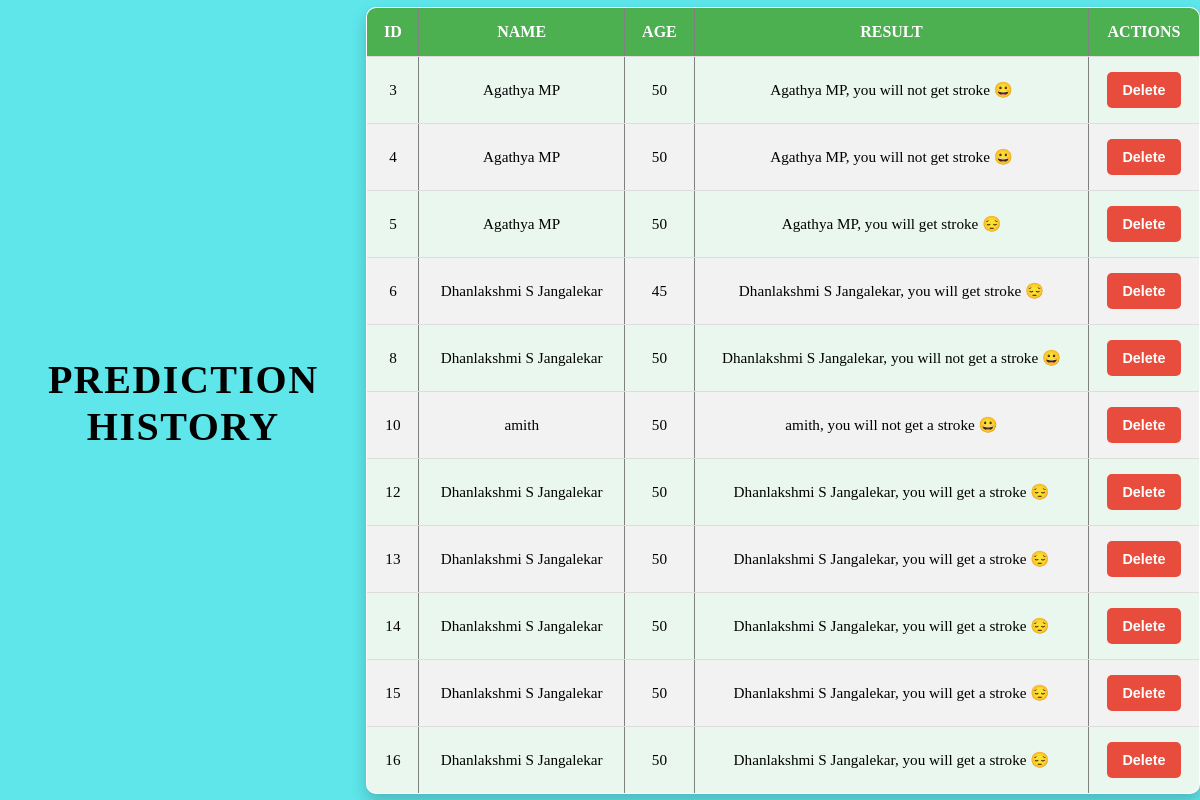
The app's page /history with its own data.
### tables this page shows
CREATE TABLE prediction_history (
        id INTEGER PRIMARY KEY AUTOINCREMENT,
        name TEXT,
        age INTEGER,
        maritalstatus TEXT,
        worktype TEXT,
        residence TEXT,
        gender TEXT,
        bmi REAL,
        gluclevel INTEGER,
        smoke TEXT,
        hypertension TEXT,
        heartdisease TEXT,
        prediction_result TEXT,
        timestamp DATETIME DEFAULT CURRENT_TIMESTAMP
    );

### app.py (the view)
@app.route('/history')
def history():
    conn = sqlite3.connect('history.db')
    cursor = conn.cursor()
    cursor.execute("SELECT * FROM prediction_history")
    records = cursor.fetchall()
    conn.close()
    return render_template('history.html', records=records)

### templates/history.html (shortened to what this page needs)
<!DOCTYPE html>
<html lang="en">
<head>
     <link rel="stylesheet" href="{{ url_for('static', filename='history.css') }}">
</head>
<body>
    <h1>Prediction History</h1>
    <table border="1">
        <thead>
            <tr>
                <th>ID</th>
                <th>Name</th>
                <th>Age</th>
                <th>Result</th>
                <th>Actions</th>
            </tr>
        </thead>
        <tbody>
            {% for record in records %}
            <tr id="record-{{ record[0] }}">
                <td>{{ record[0] }}</td>
                <td>{{ record[1] }}</td>
                <td>{{ record[2] }}</td>
                <td>{{ record[12] }}</td>
                <td>
                    <button onclick="deleteRecord({{ record[0] }})">Delete</button>
                </td>
            </tr>
            {% endfor %}
        </tbody>
    </table>
</body>
</html>

### static/history.css (style rules this page uses)
body { font-family: 'Merriweather', serif; background: #5EE6EB; margin: 0; padding: 0; color: #333; display: flex; justify-content: center; align-items: center; min-height: 100vh; color : black; }
h1 { font-family: 'Merriweather', serif; text-align: center; font-size: 2.5rem; color: black; text-transform: uppercase; margin-bottom: 20px; letter-spacing: 1.5px; }
table { width: 90%; max-width: 1000px; margin: 0 auto; border-collapse: collapse; background: #fff; border-radius: 10px; overflow: hidden; box-shadow: 0 8px 16px rgba(0, 0, 0, 0.2); }
thead { background: #4caf50; color: #fff; }
thead th { padding: 15px; text-transform: uppercase; font-size: 1rem; }
tbody tr { transition: background-color 0.3s ease; }
tbody tr:nth-child(even) { background: #f2f2f2; }
tbody tr:nth-child(odd) { background: #e9f7ef; }
td, th { text-align: center; padding: 15px; font-size: 0.95rem; border-bottom: 1px solid #ddd; }
button { background-color: #e74c3c; color: white; border: none; border-radius: 5px; padding: 10px 15px; font-size: 0.9rem; font-weight: bold; cursor: pointer; transition: all 0.3s ease; }

### records on screen
prediction_history: id "3", name "Agathya MP", age "50", prediction_result "Agathya MP, you will not get stroke 😀"
prediction_history: id "4", name "Agathya MP", age "50", prediction_result "Agathya MP, you will not get stroke 😀"
prediction_history: id "5", name "Agathya MP", age "50", prediction_result "Agathya MP, you will get stroke 😔"
prediction_history: id "6", name "Dhanlakshmi S Jangalekar", age "45", prediction_result "Dhanlakshmi S Jangalekar, you will get stroke 😔"
prediction_history: id "8", name "Dhanlakshmi S Jangalekar", age "50", prediction_result "Dhanlakshmi S Jangalekar, you will not get a stroke 😀"
prediction_history: id "10", name "amith", age "50", prediction_result "amith, you will not get a stroke 😀"
prediction_history: id "12", name "Dhanlakshmi S Jangalekar", age "50", prediction_result "Dhanlakshmi S Jangalekar, you will get a stroke 😔"
prediction_history: id "13", name "Dhanlakshmi S Jangalekar", age "50", prediction_result "Dhanlakshmi S Jangalekar, you will get a stroke 😔"
prediction_history: id "14", name "Dhanlakshmi S Jangalekar", age "50", prediction_result "Dhanlakshmi S Jangalekar, you will get a stroke 😔"
prediction_history: id "15", name "Dhanlakshmi S Jangalekar", age "50", prediction_result "Dhanlakshmi S Jangalekar, you will get a stroke 😔"
prediction_history: id "16", name "Dhanlakshmi S Jangalekar", age "50", prediction_result "Dhanlakshmi S Jangalekar, you will get a stroke 😔"
